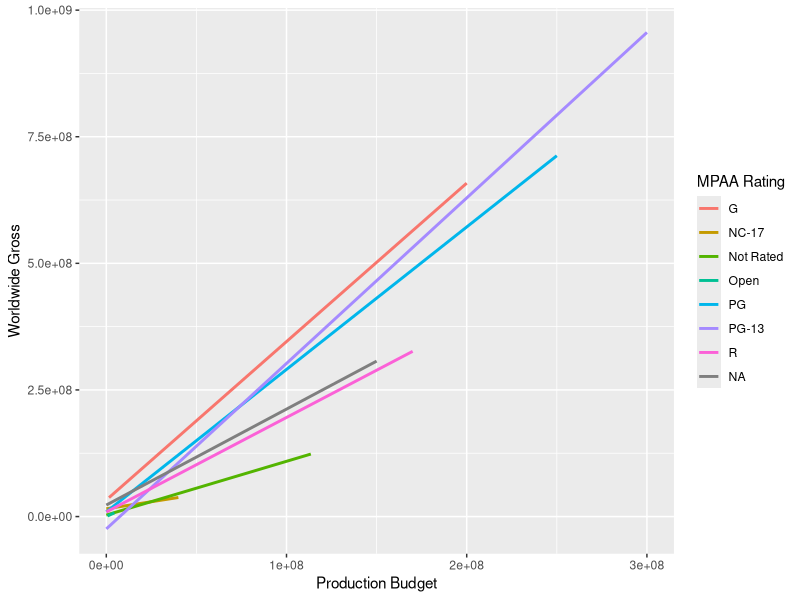

This chart was generated by the following R code:
library(tidyverse)

df <- read_csv("data/movies.csv")
ggplot(df) +
  aes(x = `Production Budget`, y = `Worldwide Gross`, color = `MPAA Rating`) +
  geom_smooth(method = "lm", se = FALSE)
